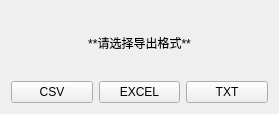
<?xml version="1.0" encoding="UTF-8"?>
<ui version="4.0">
 <class>Dialog</class>
 <widget class="QDialog" name="Dialog">
  <property name="geometry">
   <rect>
    <x>0</x>
    <y>0</y>
    <width>279</width>
    <height>114</height>
   </rect>
  </property>
  <property name="sizePolicy">
   <sizepolicy hsizetype="Minimum" vsizetype="Minimum">
    <horstretch>0</horstretch>
    <verstretch>0</verstretch>
   </sizepolicy>
  </property>
  <property name="windowTitle">
   <string>提示</string>
  </property>
  <layout class="QVBoxLayout" name="verticalLayout">
   <item>
    <widget class="QLabel" name="label">
     <property name="sizePolicy">
      <sizepolicy hsizetype="MinimumExpanding" vsizetype="MinimumExpanding">
       <horstretch>0</horstretch>
       <verstretch>0</verstretch>
      </sizepolicy>
     </property>
     <property name="text">
      <string>**请选择导出格式**</string>
     </property>
     <property name="textFormat">
      <enum>Qt::MarkdownText</enum>
     </property>
     <property name="alignment">
      <set>Qt::AlignCenter</set>
     </property>
    </widget>
   </item>
   <item>
    <layout class="QHBoxLayout" name="horizontalLayout">
     <item>
      <widget class="QPushButton" name="csvButton">
       <property name="enabled">
        <bool>true</bool>
       </property>
       <property name="sizePolicy">
        <sizepolicy hsizetype="Minimum" vsizetype="Minimum">
         <horstretch>0</horstretch>
         <verstretch>0</verstretch>
        </sizepolicy>
       </property>
       <property name="text">
        <string>CSV</string>
       </property>
       <property name="autoDefault">
        <bool>false</bool>
       </property>
       <property name="default">
        <bool>false</bool>
       </property>
      </widget>
     </item>
     <item>
      <widget class="QPushButton" name="excelButton">
       <property name="sizePolicy">
        <sizepolicy hsizetype="Minimum" vsizetype="Minimum">
         <horstretch>0</horstretch>
         <verstretch>0</verstretch>
        </sizepolicy>
       </property>
       <property name="text">
        <string>EXCEL</string>
       </property>
       <property name="autoDefault">
        <bool>false</bool>
       </property>
      </widget>
     </item>
     <item>
      <widget class="QPushButton" name="txtButton">
       <property name="sizePolicy">
        <sizepolicy hsizetype="Minimum" vsizetype="Minimum">
         <horstretch>0</horstretch>
         <verstretch>0</verstretch>
        </sizepolicy>
       </property>
       <property name="text">
        <string>TXT</string>
       </property>
       <property name="autoDefault">
        <bool>false</bool>
       </property>
      </widget>
     </item>
    </layout>
   </item>
  </layout>
 </widget>
 <resources/>
 <connections/>
</ui>
